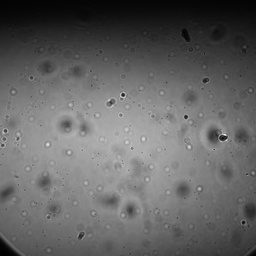
#> input picture data/data_024.jpg, 256 x 256 px, shrunk from 5120 x 5120 before the run
$ python -i TweezerImageProcessing.py   (imports and definitions only)
#> lines starting #> are read from the running program, lines starting #| are printed output that depends on the picture
#> further down, picture is the input picture: shape (256, 256); min 1, max 252, mean 99.3
from pathlib import Path
import matplotlib.pyplot as plt
import numpy as np
import pandas as pd
from natsort import natsorted
from nptdms import TdmsFile
from scipy.optimize import curve_fit
from tqdm.auto import tqdm
import cv2


def create_circular_mask(width, shape=None, center=None, steepness=3, invert=False):
    if shape is None:
        shape = [width, width]
    if center is None:
        center = np.asarray(shape) / 2

    x = np.outer(np.linspace(0, shape[0] - 1, shape[0]), np.ones(shape[1]))
    y = np.outer(np.ones(shape[0]), np.linspace(0, shape[1] - 1, shape[1]))
    r = np.sqrt((x - center[0]) ** 2 + (y - center[1]) ** 2)
    mask = 1 - 1 / (1 + np.exp(-(r - width / 2) * steepness))
    if invert:
        mask = 1 - mask
    return mask


def create_ref_image(period=10, width=100, shape=[100, 100]):
    x, y = np.meshgrid(np.arange(shape[1]), np.arange(shape[0]))
    r = np.sqrt((x - shape[1] / 2) ** 2 + (y - shape[0] / 2) ** 2)
    im = np.cos(2 * np.pi * r / period)
    im *= np.cos(2 * np.pi * r / (2 * width))
    im[r >= width / 2] = 0
    return im * np.cos(2 * np.pi * r / period).astype(float)


def fit_peak(X, Y, Z):
    # Our function to fit is a two-dimensional Gaussian
    def gaussian(x, y, x0, y0, sigma, A):
        return A * np.exp(-(((x - x0) / sigma) ** 2) - ((y - y0) / sigma) ** 2)

    def _gaussian(M, *args):
        x, y = M
        arr = gaussian(x, y, *args)
        return arr

    center = np.unravel_index(np.argmax(Z, axis=None), Z.shape)
    pars = (X[center], Y[center], 2.0, np.max(Z))

    M = np.vstack((X.ravel(), Y.ravel()))
    pars, pcov = curve_fit(_gaussian, M, Z.ravel(), pars, ftol=0.5, xtol=0.5)
    fit = gaussian(X, Y, *pars)

    residuals = Z - fit
    ss_res = np.sum(residuals**2)  # residual sum of squares
    ss_tot = np.sum((Z - np.mean(Z)) ** 2)  # total sum of squares
    r_squared = 1 - (ss_res / ss_tot)  # r-squared value
    pars = np.append(pars, r_squared)
    return fit, np.asarray(pars)


def get_roi(im, width, center=None):
    if center is None:
        center = np.asarray(np.shape(im)) // 2
    else:
        center = np.asarray(center).astype(int)
    bl = np.asarray(center) - width // 2
    bl = np.clip(bl, 0, np.asarray(np.shape(im)) - width)
    tr = bl + width
    roi = im[bl[0] : tr[0], bl[1] : tr[1]]
    return {"image": roi, "center": bl + width // 2}


def set_roi(im, center, roi):
    width = len(roi[0])
    start = (np.asarray(center) - width // 2).astype(int)
    im[start[0] : start[0] + width, start[1] : start[1] + width] = roi
    return im


def multiply_along_axis(A, B, axis):
    return np.swapaxes(np.swapaxes(A, axis, -1) * B, -1, axis)


# [14 lines left out: functions create_filter, calc_fft, not called in this run]


def calc_weight(x, x_array, width):
    weight = np.exp(-2 * (x - x_array) ** 2 / width**2)
    return weight / np.sum(weight)


# [55 lines left out: functions zoom_fft2, get_peak, not called in this run]


class Beads:
    def __init__(self, lut_filename=None, pix_um=0.225, n=1.33, roi_size=128):
        self.refraction_index = n
        self.pix_um = pix_um
        self.roi_size = roi_size
        if lut_filename is not None:
            self._create_lut(lut_filename)
        return

    # [243 lines left out: functions find_files_with_wildcard, read_avi, save_avi, find_focus, calc_fft2d, resample_lut and 5 more, not called in this run]

    def find_beads(self, im, n_max=100, treshold=None, show=False):
#> called with n_max = 100, show = False
        mask = np.fft.fftshift(create_circular_mask(20, im.shape, invert=True))
        cc = np.ones_like(im).astype(float)
        for period in tqdm(
            [38.4, 29.3, 47.5, 52.0], postfix="Cross correlating with ref images"
        ):
            ref_im = create_ref_image(period, shape=im.shape, width=period * 10)
            cc *= np.abs(
                np.fft.ifft2(mask * np.fft.fft2(im) * np.conjugate(np.fft.fft2(ref_im)))
            )
#> this loop made 4 passes
#> pass 1, in find_beads, `cc *= np.abs( np.fft.ifft2(mask * np.fft.fft2(im) * np.conjugate(np.ff..`:
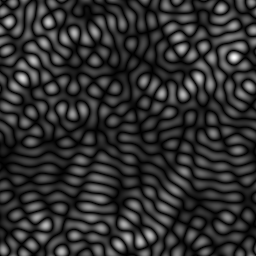
#> cc: shape (256, 256) float64; min 0.0328, max 16572.9, mean 3189.7; drawn with min black and max white
#> after the loop:
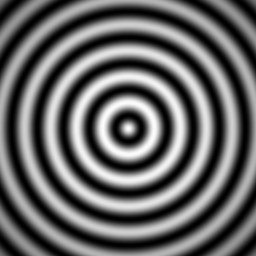
#> ref_im: shape (256, 256) float64; min 2.58e-32, max 1, mean 0.405
        cc = np.abs(np.fft.fftshift(cc))
        cc /= np.percentile(cc, 99.9)

        if False:
            plt.imshow(cc, cmap="Greys_r", vmax=2.0, vmin=0, origin="lower")
            plt.show()

        X, Y = np.meshgrid(np.arange(len(cc[0])), np.arange(len(cc)))
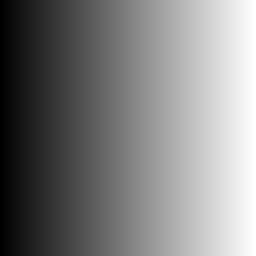
#> X: shape (256, 256) int64; min 0, max 255, mean 127.5
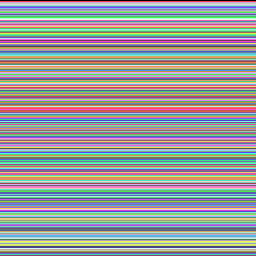
#> Y: shape (256, 256) int64; 256 distinct labels, from 0 to 255; one colour per label, 0 black

        coords_list = []
        for _ in tqdm(
            range(n_max), postfix="find_beads: Finding peaks in cross-corelation"
        ):
            max_index = np.unravel_index(np.argmax(cc, axis=None), cc.shape)
            arrays = []
            for roi in [X, Y, cc]:
                roi = get_roi(roi, self.roi_size, max_index)
                arrays.append(roi["image"])
            try:
                fit, pars = fit_peak(*arrays)
                if pars[3] < 0.4:
                    break
                coords_list.append(pars)
            except (RuntimeError, ValueError) as e:
                pass
            cc = set_roi(cc, roi["center"], 0 * fit)
#> this loop made 5 passes
#> (max_index, pars, ss_res in fit_peak, ss_tot in fit_peak, r_squared in fit_peak, start in set_roi) on passes 1 to 4: ((97, 157), [156.7, 97.09, 2.85, 2.76, 0.282], 186.9, 260.3, 0.282, [33, 93]), ((223, 31), [31.35, 223.1, 2.65, 1.51, 0.00883], 147.7, 149, 0.00883, [128, 0]), ((187, 184), [184.2, 187.2, 2.44, 0.889, -0.055], 78.74, 74.64, -0.055, [123, 120]), ((106, 60), [60.63, 106, 2.83, 0.786, 0.26], 20.64, 27.89, 0.26, [42, 0])
#> (max_index, pars, ss_res in fit_peak, ss_tot in fit_peak, r_squared in fit_peak) on pass 5: ((37, 86), [85.88, 36.84, 2.84, 0.342, 0.202], 5.41, 6.78, 0.202)
#> pass 1, in get_roi, `roi = im[bl[0] : tr[0], bl[1] : tr[1]]`:
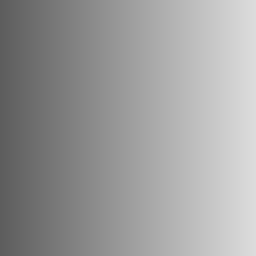
#> roi: shape (128, 128) int64 (shown 2 times larger); min 93, max 220, mean 156.5
#> pass 1, in get_roi (call 2), `roi = im[bl[0] : tr[0], bl[1] : tr[1]]`:
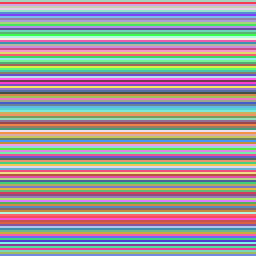
#> roi: shape (128, 128) int64 (shown 2 times larger); 128 distinct labels, from 33 to 160; one colour per label, 0 black
#> pass 1, in fit_peak, `fit = gaussian(X, Y, *pars)`:
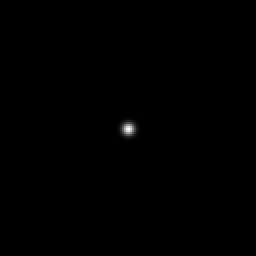
#> fit: shape (128, 128) float64 (shown 2 times larger); min 0, max 2.73, mean 0.00428; drawn with min black and max white
#> after the loop, coords_list = [[156.7, 97.09, 2.85, 2.76, 0.282], [31.35, 223.1, 2.65, 1.51, 0.00883], [184.2, 187.2, 2.44, 0.889, -0.055], [60.63, 106, 2.83, 0.786, 0.26]]; roi = 2 items

        coords = pd.DataFrame(
            coords_list,
            columns=["X0 (pix)", "Y0 (pix)", "width (pix)", "amplitude (a.u.)", "R2"],
        )
#> coords = table of 4 rows and 5 columns
        coords.sort_values("Y0 (pix)", inplace=True, ignore_index=True)

        if show:
            print(coords.tail(5))
            fig = plt.figure(figsize=(12, 12))
            plt.imshow(im, origin="lower", vmax=np.percentile(im, 99.9), cmap="Greys_r")
            roi_size = 100
            for i, row in coords.iterrows():
                color = "green" if row["R2"] > treshold else "red"
                # if color == 'green':
                box = plt.Rectangle(
                    (row["X0 (pix)"] - roi_size / 2, row["Y0 (pix)"] - roi_size / 2),
                    roi_size,
                    roi_size,
                    edgecolor=color,
                    facecolor="none",
                )
                fig.gca().add_artist(box)
                plt.text(
                    row["X0 (pix)"] - roi_size / 2,
                    row["Y0 (pix)"] + roi_size / 1.9,
                    f'{i}: {row["R2"]:.2f}',
                    color=color,
                )
            plt.show()

        coords = coords[coords["R2"] > treshold]
#> coords = table of 0 rows and 5 columns
        coords.sort_values("Y0 (pix)", inplace=True, ascending=False)
        coords.reset_index(drop=True, inplace=True)
        self.coords = np.asarray([coords["X0 (pix)"], coords["Y0 (pix)"]]).astype(int).T
#> self.coords = empty array
        return coords

    def set_roi_coords(self, coords):
        self.coords = coords

    # [7 lines left out: function process_image, not called in this run]


class Traces:
    # [8 lines left out: function __init__, not called in this run]

    def __enter__(self):
        return self

    def __exit__(self, exc_type, exc_val, exc_tb):
        return self

    # [138 lines left out: functions from_file, to_file, sort_traces, add_from_excel, read_log, get_glob and 4 more, not called in this run]

>>> import cv2
>>> picture = cv2.imread('../data/data_024.jpg', cv2.IMREAD_GRAYSCALE)
>>> result = Beads().find_beads(picture)
#> result = table of 0 rows and 5 columns
